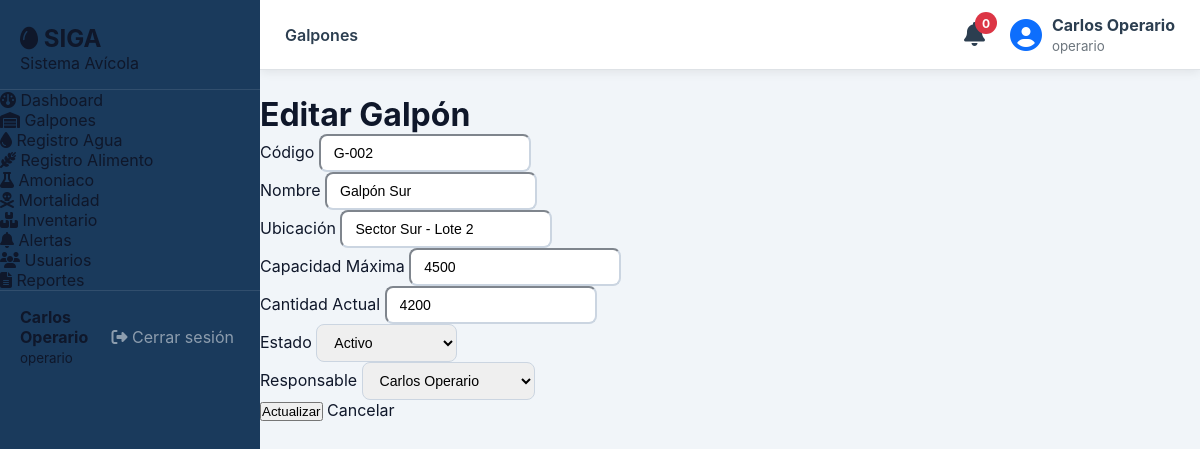
Screenshot of /modules/galpones/editar.php?id=2 (signed in) with the database file from the repository.
### tables this page shows
CREATE TABLE IF NOT EXISTS `galpones` (
  `id`                  INT UNSIGNED NOT NULL AUTO_INCREMENT,
  `codigo`              VARCHAR(20)  NOT NULL UNIQUE,
  `nombre`              VARCHAR(100) NOT NULL,
  `ubicacion`           VARCHAR(200),
  `capacidad_maxima`    INT UNSIGNED NOT NULL DEFAULT 0,
  `cantidad_actual`     INT UNSIGNED NOT NULL DEFAULT 0,
  `estado`              ENUM('activo','inactivo','mantenimiento') NOT NULL DEFAULT 'activo',
  `responsable_id`      INT UNSIGNED,
  `created_at`          DATETIME NOT NULL DEFAULT CURRENT_TIMESTAMP,
  PRIMARY KEY (`id`),
  CONSTRAINT `fk_galpones_responsable` FOREIGN KEY (`responsable_id`) REFERENCES `usuarios`(`id`) ON DELETE SET NULL
);

CREATE TABLE IF NOT EXISTS `usuarios` (
  `id`              INT UNSIGNED NOT NULL AUTO_INCREMENT,
  `nombre_completo` VARCHAR(150) NOT NULL,
  `documento`       VARCHAR(30)  NOT NULL UNIQUE,
  `email`           VARCHAR(120) NOT NULL UNIQUE,
  `telefono`        VARCHAR(20),
  `password_hash`   VARCHAR(255) NOT NULL,
  `rol_id`          INT UNSIGNED NOT NULL DEFAULT 2,
  `activo`          TINYINT(1)   NOT NULL DEFAULT 1,
  `created_at`      DATETIME     NOT NULL DEFAULT CURRENT_TIMESTAMP,
  `updated_at`      DATETIME     NOT NULL DEFAULT CURRENT_TIMESTAMP ON UPDATE CURRENT_TIMESTAMP,
  PRIMARY KEY (`id`),
  CONSTRAINT `fk_usuarios_rol` FOREIGN KEY (`rol_id`) REFERENCES `roles`(`id`)
);

### modules/galpones/editar.php (the view, shortened to what this page needs)
<?php
$db = getDB();
$id = $_GET['id'] ?? null;
$stmt = $db->prepare("SELECT * FROM galpones WHERE id = ?");
$stmt->execute([$id]);
$galpon = $stmt->fetch();
$usuarios = $db->query("
    SELECT id, nombre_completo
    FROM usuarios
    WHERE activo = 1
")->fetchAll();
include '../../includes/header.php';
?>
<div class="container">
    <h1>Editar Galpón</h1>
    <form method="POST">
        <div class="mb-3">
            <label>Código</label>
            <input type="text"
                   name="codigo"
                   class="form-control"
                   value="<?= htmlspecialchars($galpon['codigo']) ?>"
                   required>
        </div>
        <div class="mb-3">
            <label>Nombre</label>
            <input type="text"
                   name="nombre"
                   class="form-control"
                   value="<?= htmlspecialchars($galpon['nombre']) ?>"
                   required>
        </div>
        <div class="mb-3">
            <label>Ubicación</label>
            <input type="text"
                   name="ubicacion"
                   class="form-control"
                   value="<?= htmlspecialchars($galpon['ubicacion']) ?>"
                   required>
        </div>
        <div class="mb-3">
            <label>Capacidad Máxima</label>
            <input type="number"
                   name="capacidad_maxima"
                   class="form-control"
                   value="<?= $galpon['capacidad_maxima'] ?>"
                   required>
        </div>
        <div class="mb-3">
            <label>Cantidad Actual</label>
            <input type="number"
                   name="cantidad_actual"
                   class="form-control"
                   value="<?= $galpon['cantidad_actual'] ?>"
                   required>
        </div>
        <div class="mb-3">
            <label>Estado</label>
            <select name="estado" class="form-control">
                <option value="activo"
                    <?= $galpon['estado'] == 'activo' ? 'selected' : '' ?>>
                    Activo
                </option>
            </select>
        </div>
        <div class="mb-3">
            <label>Responsable</label>
            <select name="responsable_id" class="form-control">
                <?php foreach($usuarios as $u): ?>
                    <option value="<?= $u['id'] ?>"
                        <?= $u['id'] == $galpon['responsable_id'] ? 'selected' : '' ?>>
                        <?= htmlspecialchars($u['nombre_completo']) ?>
                    </option>
                <?php endforeach; ?>
            </select>
        </div>
        <button class="btn btn-warning">
            Actualizar
        </button>
        <a href="index.php" class="btn btn-secondary">
            Cancelar
        </a>
    </form>
</div>
<?php include '../../includes/footer.php'; ?>

### assets/css/siga.css (style rules this page uses)
:root { --siga-blue: #1a3a5c; --siga-blue-mid: #2a5298; --siga-blue-lt: #3d6eb5; --siga-green: #2e7d52; --siga-green-lt: #43a875; --siga-amber: #e67e22; --siga-red: #c0392b; --siga-white: #f8fafc; --siga-gray-50: #f1f5f9; --siga-gray-100: #e2e8f0; --siga-gray-300: #cbd5e1; --siga-gray-500: #64748b; --siga-gray-700: #334155; --siga-gray-900: #0f172a; --sidebar-w: 260px; --topbar-h: 62px; --radius: 12px; --radius-sm: 8px; --shadow: 0 4px 20px rgba(26,58,92,.10); --shadow-sm: 0 2px 8px rgba(26,58,92,.07); --transition: .22s ease; font-family: 'Inter', system-ui, sans-serif; }
*, *::before, *::after { box-sizing: border-box; margin: 0; padding: 0; }
body { background: var(--siga-gray-50); color: var(--siga-gray-900); }
a { text-decoration: none; color: inherit; }
.form-control, .form-select { border-color: var(--siga-gray-300); border-radius: var(--radius-sm); font-size: .88rem; padding: 9px 13px; transition: border-color var(--transition), box-shadow var(--transition); }

### rows the page displays
galpones: codigo "G-002", nombre "Galpón Sur", ubicacion "Sector Sur - Lote 2", capacidad_maxima "4500", cantidad_actual "4200", estado "Activo", responsable_id "Carlos Operario"

### other values shown
$nombreUsuario "Carlos Operario"
$rolUsuario "operario"
$activePage "Galpones"
$stmt->fetchColumn() "0"
